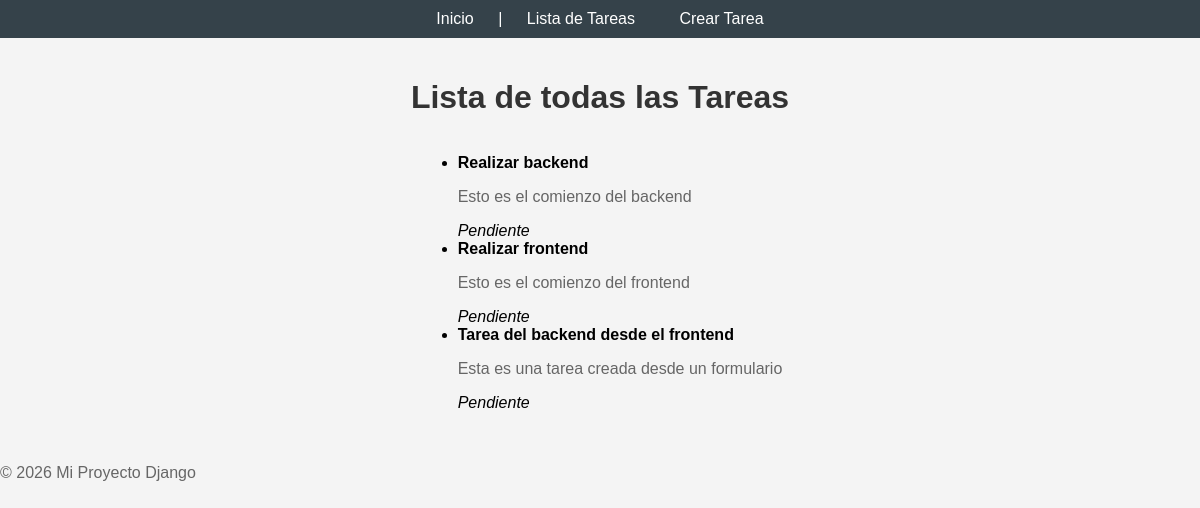
The app's page /tasks/list/, older data.
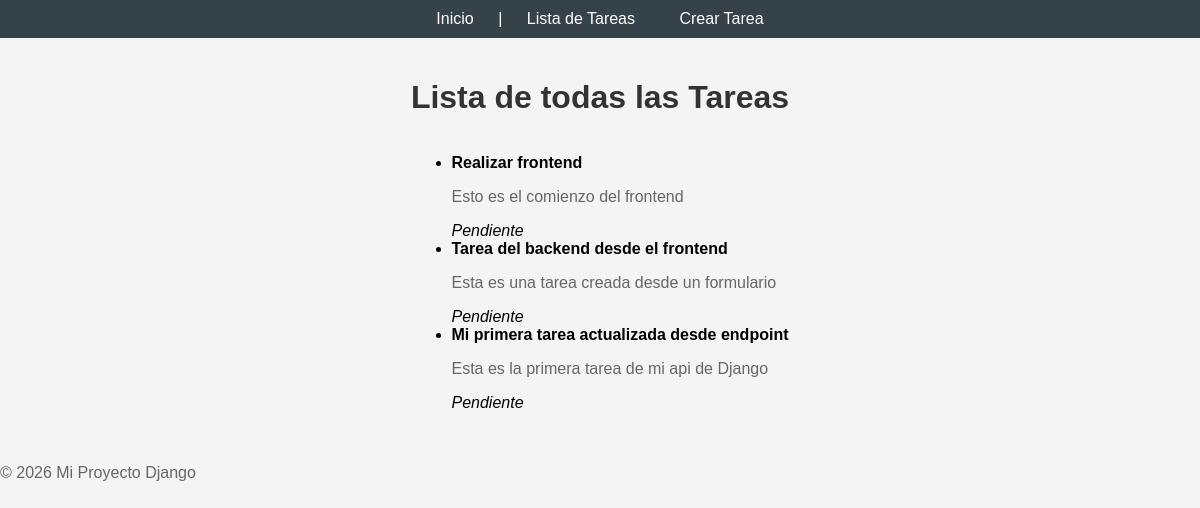
The same page, newer data.
### tasks/models.py (models this page shows, shortened)
class Task(models.Model):
   title = models.CharField(max_length=200)
   description = models.TextField(blank=True, null=True)
   completed = models.BooleanField(default=False)
   created_at = models.DateTimeField(auto_now_add=True)

### tasks/views.py (the view)
# urls.py: path('list/', views.task_list, name='task_list'),
def task_list(request):
  all_task = Task.objects.all()
  context = {
    'tasks': all_task,
    'page_title': 'Lista de todas las Tareas',
  }
  return render(request, 'tasks/task_list.html', context)

### templates/tasks/task_list.html (shortened to what this page needs)
{% extends 'base.html' %}
{% block content %}
  <h1>{{ page_title }}</h1>
  {% if tasks %}
    <ul>
      {% for task in tasks %}
        <li>
          <strong>{{ task.title }}</strong>
          <p>{{ task.description }}</p>
          {% if task.completed %}
            <em>Completada</em>
          {% else %}
            <em>Pendiente</em>
          {% endif %}
        </li>
      {% endfor %}
    </ul>
  {% else %}
    <p>No hay tareas</p>
  {% endif %}
{% endblock %}

Row changes from the older to the newer data that the page shows:
removed Task: title "Realizar backend", description "Esto es el comienzo del backend", completed "Pendiente"
added Task: title "Mi primera tarea actualizada desde endpoint", description "Esta es la primera tarea de mi api de Django", completed "Pendiente"
